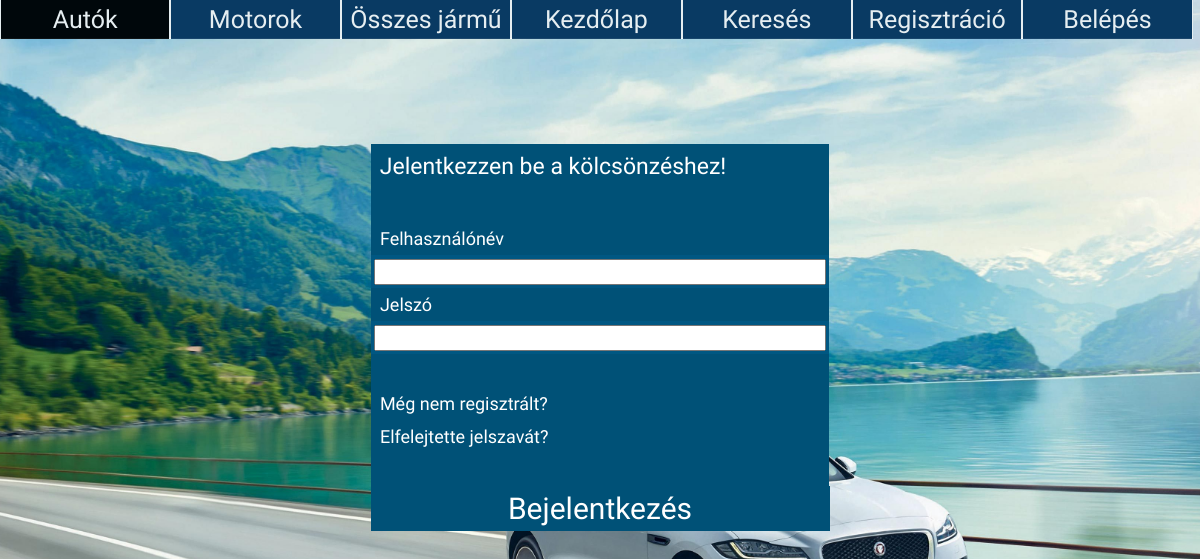
Before: /belepes.php with the older database file.
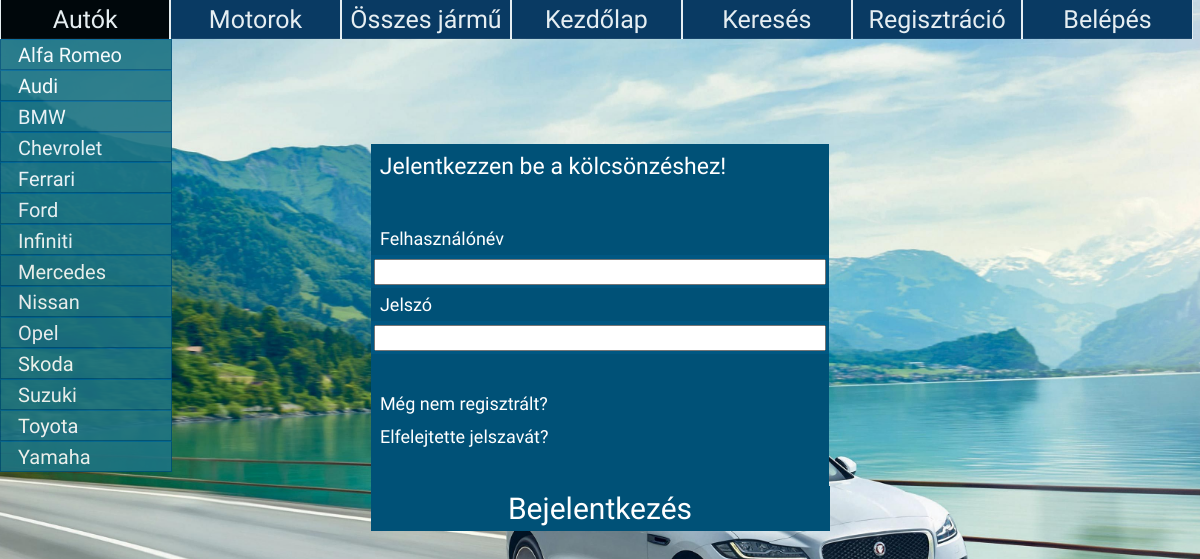
After: the same page with the newer database file.
### tables this page shows
CREATE TABLE `automarka` (
  `id` varchar(60) NOT NULL
  
);

### connection.php (called while the page is built)
<?php
	$conn = mysqli_connect("localhost", "root", "") or die("Failed to connect");
	if ( false == mysqli_select_db($conn, "jarmuadatbazis" )  ) {
		return null;
	}
	else{
		mysqli_query($conn, 'SET NAMES UTF-8');
		mysqli_query($conn, 'SET character_set_results=utf8');
		mysqli_set_charset($conn, 'utf8');
		return $conn;
	}
?>

### controller.php (called while the page is built, shortened)
<?php
class Controller{
	public function ListCars() {
		include('connection.php');
		$result = mysqli_query( $conn,"SELECT automarka.id from automarka order by automarka.id ASC;");
		return $result;
	}
	public function ListMotors() {
		include('connection.php');
		$result = mysqli_query( $conn,"SELECT motormarka.id from motormarka order by motormarka.id ASC;");
		return $result;
	}
}
?>

### belepes.php (the view, shortened to what this page needs)
<?php
	include('connection.php');
	include('controller.php');
?>
<html>
		<link rel = "stylesheet" href = "style.css"/>
	<head>
	</head>
		<body id = "bgStyle">
				<div id = "container">
				<ul id = "menu">
					<li>
						<a href="autok.php">Autók</a>
						<div>
							<?php
								$AllCars = new Cars();
								$AllCars->ListCars();
								$listCars = $AllCars->ListCars();
								while($getCars = mysqli_fetch_assoc($listCars)){
										echo '<a href = "">'. $getCars['id']. '</a>';
								}
							?>
						</div>
					</li>
					<li>
						<a href="motorok.php">Motorok</a>
					</li>
					<li>
						<a href="jarmuvek.php">Összes jármű</a>
					</li>
					<li><a href="index.php">Kezdőlap</a></li>
					<li><a href="kereses.php">Keresés</a></li>
					<li><a href="regisztracio.php">Regisztráció</a></li>
					<li><a href="belepes.php">Belépés</a></li>
				</ul>
			</div>
			<div align = "center">
				<form method = "POST" action = "belepes.php" enctype = "multipart/form-data" name = "login">
					<table align = "center" width = "38.2%" id = "styleofwords" border = "0px" cellpadding = "0" cellspacing = "0"
					style = "border-radius: 22 22 0 0;">
						<tr>
							<td height = "33px" id = "styleofwords2a"><font id = "styleofwords2a">Jelentkezzen be a kölcsönzéshez!</font></td>
						</tr>
						<tr>
							<td height = "33px" id = "styleofwords2"><font id = "styleofwords2"></font></td>
						</tr>
						<tr>
							<td height = "33px" id = "styleofwords2"><font id = "styleofwords2">Felhasználónév</font></td>
						</tr>
						<tr>
							<td height = "33px" id = "styleofwords9"><input type = "text" style="height:26px; width: 100%;" name = "login_felh" size = "45" required /></td>
						</tr>
						<tr>
							<td height = "33px" id = "styleofwords2"><font id = "styleofwords2">Jelszó</font></td>
						</tr>
						<tr>
							<td height = "33px" id = "styleofwords9"><input type = "password" style="height:26px; width: 100%;" name = "login_jelszo" size = "45" required /></td>
						</tr>
						<tr>
							<td height = "33px" id = "styleofwords2"><font id = "styleofwords2"></font></td>
						</tr>
						<tr>
							<td height = "33px" id = "styleofwords2"><font id = "styleofwords2"><a href = "regisztracio.php" id = "styleofword2"
							style = "text-decoration: none; text-color: white;"><font size = "4" color = "#ffffff">Még nem regisztrált?</a></font></td>
						</tr>
						<tr>
							<td height = "33px" id = "styleofwords2"><font id = "styleofwords2"><a href = "regisztracio.php" id = "styleofword2"
							style = "text-decoration: none; text-color: white;"><font size = "4" color = "#ffffff">Elfelejtette jelszavát?</a></font></td>
						</tr>
						<tr>
							<td height = "33px" id = "styleofwords2"><font id = "styleofwords2"></font></td>
						</tr>
						</table>
						<table align = "center" width = "38.25%" id = "styleofwords" border = "0px" cellpadding = "0" cellspacing = "0">
							<tr>
								<td width = "100%"><input type = "submit" class = "input" value = "Bejelentkezés" name = "bejelentkezes" /></td>
							</tr>
						</table>
				</form>
			</div>
		</body>
</html>

### style.css (style rules this page uses)
#styleofwords { font-family: "Electrolize"; }
#styleofwords2a { font-size: 23px; font-family: "Electrolize"; text-align: left; background: rgb(0, 81, 119); color: #ffffff; padding: 2% 2% 2% 1%; margin: 0 0 0 0; width: 100%; }
#styleofwords2 { font-size: 18px; font-family: "Electrolize"; text-align: left; background: rgb(0, 81, 119); color: #ffffff; padding: 0 0 0 1%; margin: 0 0 0 0; width: 100%; }
#styleofwords9 { font-size: 23px; font-family: "Electrolize"; text-align: left; background: rgb(0, 87, 130); color: #ffffff; padding: 3.5px; margin: 0 0 0 0; }
* { padding: 0px; margin: 0px; }
div#container { width: 100%; }
ul#menu { width: 100%; list-style: none; position: fixed; }
ul#menu li { float: left; width: 14.2%; height: 38px; background: rgb(0, 81, 119); margin: 0 0 0 0; padding: 0px; font-family: "Electrolize"; }
ul#menu li a { height: 32px; text-decoration: none; font-size: 25px; font-family: "Electrolize", Helvetica, light; text-align: center; background: #0B3861; color: #ffffff; padding: 3% 0 1% 0%; display: block; border-style: solid; border-color: #ffffff; border-width: 0 0.5px 0 0.5; opacity: 0.9; transition: 2s ease; }
ul#menu li div a { float: left; width: 90%; height: 25.5px; text-decoration: none; font-size: 20px; font-family: "Electrolize"; text-align: center; color: #ffffff; padding: 0px; display: block; text-align: left; margin: 0 0 0px 0; padding: 2% 0 0% 10%; border-style: solid; border-color: #006697 #005177 #005177 #005177 ; border-width: 0.1px; margin: 0 0 0 0; opacity: 0.9; transition: 1.8s ease; }
ul#menu li div { display: none; transition: all 0.8s ease-in-out 3s; }
ul#menu li div a:nth-child(odd) { display: block; background-color: rgb(29 ,116, 131); font-family: "Electrolize"; }
ul#menu li div a:nth-child(even) { display: block; background-color: rgb(29 ,116, 131); font-family: "Electrolize"; }
#bgStyle { background: url('pictures/bgCar.jpg') no-repeat center center fixed; -webkit-background-size: cover; -moz-background-size: cover; -o-background-size: cover; background-size: cover; margin: 0; }
.input[type=submit] { padding: 5px 10px; font-size: 30px; font-family: "Electrolize"; text-align: center; width: 100%; height: 100%; cursor: pointer; outline: none; color: #fff; background-color: rgb(0, 81, 119); border: none; border-radius: 0 0 0 18; }
.input[type=submit] { padding: 5px 10px; font-size: 30px; font-family: "Electrolize"; text-align: center; width: 100%; height: 100%; cursor: pointer; outline: none; color: #fff; background-color: rgb(0, 81, 119); border: none; border-radius: 0 0 18 18; }

Changed rows visible on the page:
added automarka: id "Alfa Romeo"
added automarka: id "Audi"
added automarka: id "BMW"
added automarka: id "Chevrolet"
added automarka: id "Ferrari"
added automarka: id "Ford"
added automarka: id "Infiniti"
added automarka: id "Mercedes"
added automarka: id "Nissan"
added automarka: id "Opel"
added automarka: id "Skoda"
added automarka: id "Suzuki"
added automarka: id "Toyota"
added automarka: id "Yamaha"
